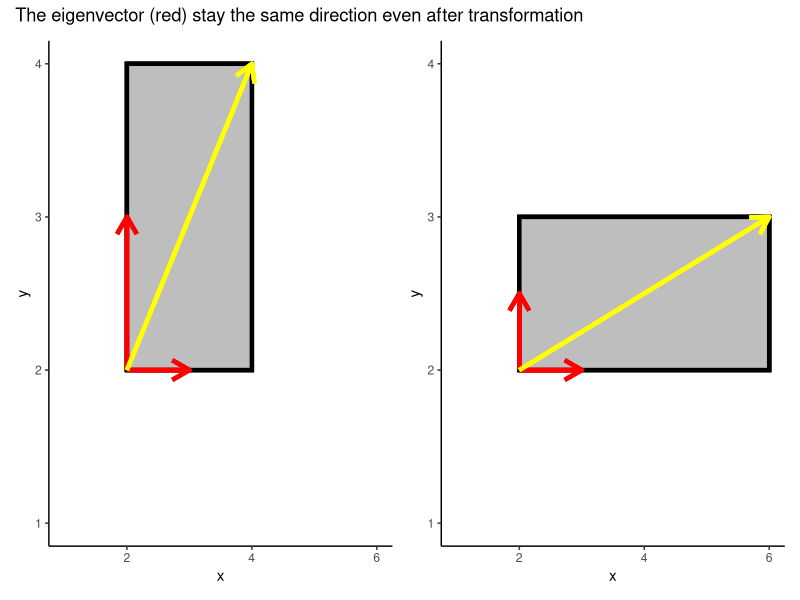

Generate this figure with R:
## ---- chunk 1
knitr::opts_chunk$set(echo = FALSE, warning = FALSE, message = FALSE)

library(tidyverse)
library(patchwork)
## ---- chunk 2

#Creating a data frame of initial vectors 
vector <- c("A", "B", "C")
startx <- c(1, 1, 1)
starty <- c(1,1,1)
endx <- c(2, 1, 5)
endy <- c(1, 2, 5)
df <- data.frame(vector, startx, starty, endx, endy)

theme_set(theme_classic())
a <- ggplot(data = df) +
  geom_rect(aes(xmin = 2, xmax = 4, ymin = 2, ymax=4), fill="grey", color = "black", size = 1.5) +
  geom_segment(aes(x=2, y=2, xend = 3, yend = 2),
               size = 1.5, color = "red",
               arrow = arrow(length = unit(0.5, "cm"))) +
  geom_segment(aes(x=2, y=2, xend = 2, yend = 3),
               size = 1.5, color = "red",
               arrow = arrow(length = unit(0.5, "cm"))) +
  geom_segment(aes(x=2, y=2, xend = 4, yend = 4),
               size = 1.5, color = "yellow",
               arrow = arrow(length = unit(0.5, "cm"))) +
  xlim(1,6) + 
  ylim(1,4)


b <- ggplot(data = df) +
  geom_rect(aes(xmin = 2, xmax = 6, ymin = 2, ymax=3), fill="grey", color = "black", size = 1.5) +
  geom_segment(aes(x=2, y=2, xend = 3, yend = 2),
               size = 1.5, color = "red",
               arrow = arrow(length = unit(0.5, "cm"))) +
  geom_segment(aes(x=2, y=2, xend = 2, yend = 2.5),
               size = 1.5, color = "red",
               arrow = arrow(length = unit(0.5, "cm"))) +
  geom_segment(aes(x=2, y=2, xend = 6, yend = 3),
               size = 1.5, color = "yellow",
               arrow = arrow(length = unit(0.5, "cm"))) +
  xlim(1,6) + 
  ylim(1,4)

c <- a + b + plot_annotation(title = "The eigenvector (red) stay the same direction even after transformation")
c

